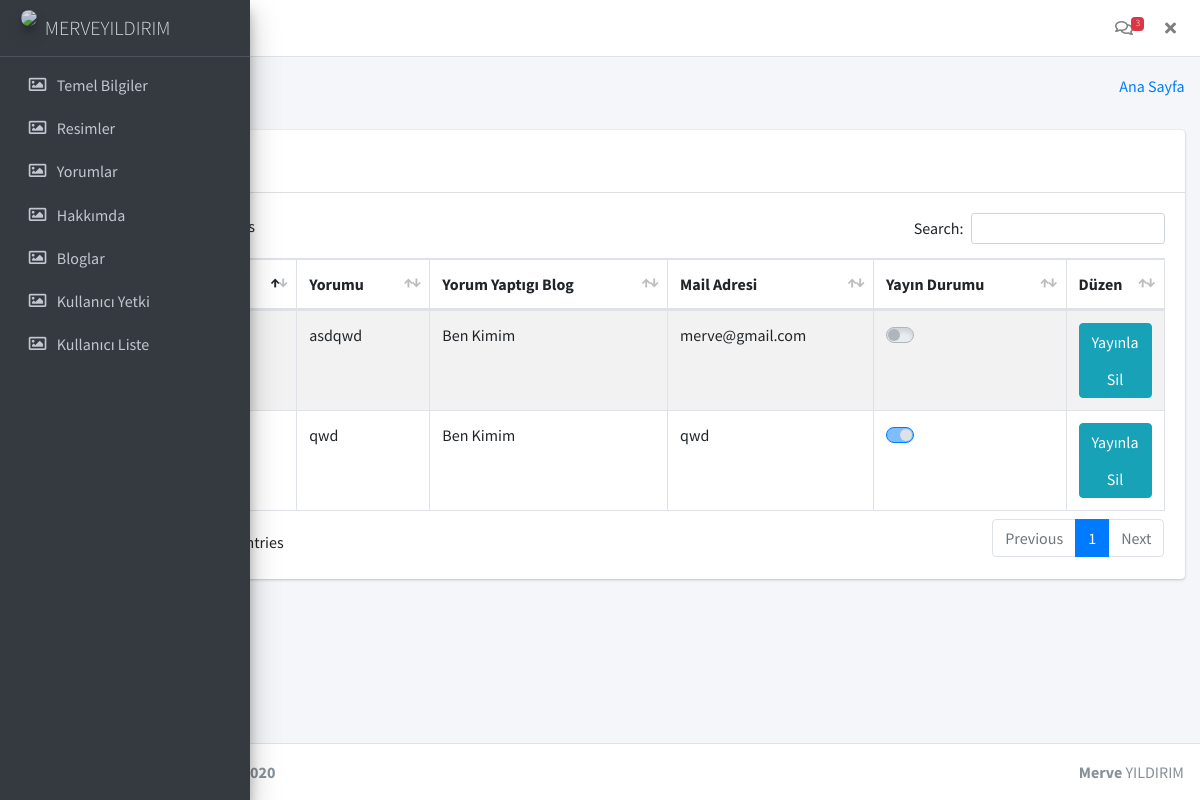
Screenshot of /backend/yorum.php (signed in) with the database file from the repository.
### tables this page shows
CREATE TABLE `blogyorum` (
  `ID` int(11) NOT NULL,
  `ad` text NOT NULL,
  `mail` text NOT NULL,
  `yorum` text NOT NULL,
  `blogId` int(11) NOT NULL,
  `onay` tinyint(1) NOT NULL DEFAULT 0
);

CREATE TABLE `blog` (
  `ID` int(11) NOT NULL,
  `tarih` text NOT NULL,
  `baslik` text NOT NULL,
  `icerik` text NOT NULL,
  `kategori` text NOT NULL
);

### backend/yorum.php (the view, shortened to what this page needs)
<?php
  if($_SESSION['durum'] == 'ok')
{
include 'header.php';
?>
  <div class="content-wrapper">
    <section class="content-header">
      <div class="container-fluid">
        <div class="row mb-2">
          <div class="col-sm-6">
            <h1>Ana Sayfa</h1>
          </div>
          <div class="col-sm-6">
            <ol class="breadcrumb float-sm-right">
              <li class="breadcrumb-item"><a href="#">Ana Sayfa</a></li>
            </ol>
          </div>
        </div>
      </div>
    </section>
    <section class="content">
    <section class="content">
      <div class="container-fluid">
        <div class="row">
          <div class="col-12">
          <div class="card">
              <div class="card-header">
                <h3 class="card-title"><button class="btn btn-primary duzenlemeButton " value="1">Yorumları İncele</button></h3>
              </div>
              <div class="card-body">
                <table id="example1" class="table table-bordered table-striped">
                  <thead>
                  <tr>
                    <th>Gönderici Adı</th>
                    <th>Yorumu</th>
                    <th>Yorum Yaptıgı Blog</th>
                    <th>Mail Adresi</th>
                    <th>Yayın Durumu</th>
                    <th>Düzen</th>
                  </tr>
                  </thead>
                  <tbody>
                  <?php
                    $servername = "localhost";
                    $username = "root";
                    $password = "";
                    $dbname = "merveyildirim";
                    $conn = new mysqli($servername, $username, $password, $dbname);
                    $sql = "SELECT ba.*,b.ID bID,b.baslik baslik FROM blogyorum ba JOIN blog b on ba.blogId=b.ID                    ";
                    $result = $conn->query($sql);
                    if ($result->num_rows > 0) {
                    while($blogYor = $result->fetch_assoc()) {
                      $onayNedir = ($blogYor["onay"]=='1') ? ("checked") : ("check");
                      $onayNedirr = ($blogYor["onay"]=='1') ? ("1") : ("0");
                        echo  ' <tr>
                        <td>'.$blogYor["ad"]. '                                  </td>
                        <td>'.$blogYor["yorum"].'</td>
                        <td>'.$blogYor["baslik"].'</td>
                        <td>'.$blogYor["mail"].'</td>
                        <td><div class="custom-control custom-switch">
                        <input disabled '.$onayNedir.' vall="'.$onayNedirr.'" type="checkbox"class="custom-control-input" id="check'.$blogYor["ID"].'">
                        <label class="custom-control-label" for="check'.$blogYor["ID"].'"></label>
                      </div></td>
                        <td style="  width: 5%">
                        <div class="btn-group-vertical">
                        <button type="button" idd="'.$blogYor["ID"].'" class="btn btn-info yorumOnay">Yayınla</button>
                        <button type="button" idd="'.$blogYor["ID"].'" class="btn btn-info yorumSil">Sil</button>
                      </div> </td>
                      </tr> ';
                    }
                    } else {
                    echo "Mesaj Yok";
                    }
                    ?>
                </table>
              </div>
            </div>
          </div>
        </div>
      </div>
    </section>
    </section>
  </div>
<?php
include 'footer.php';
}else         Header("Location:../kulLog.php?durum=hataa");
?>

### rows the page displays
blogyorum: yorum "qwd", blogId.baslik "Ben Kimim", mail "qwd"
blogyorum: yorum "asdqwd", blogId.baslik "Ben Kimim", mail "merve@gmail.com"

### other values shown
$_SESSION["ad"] "MERVEYILDIRIM"
